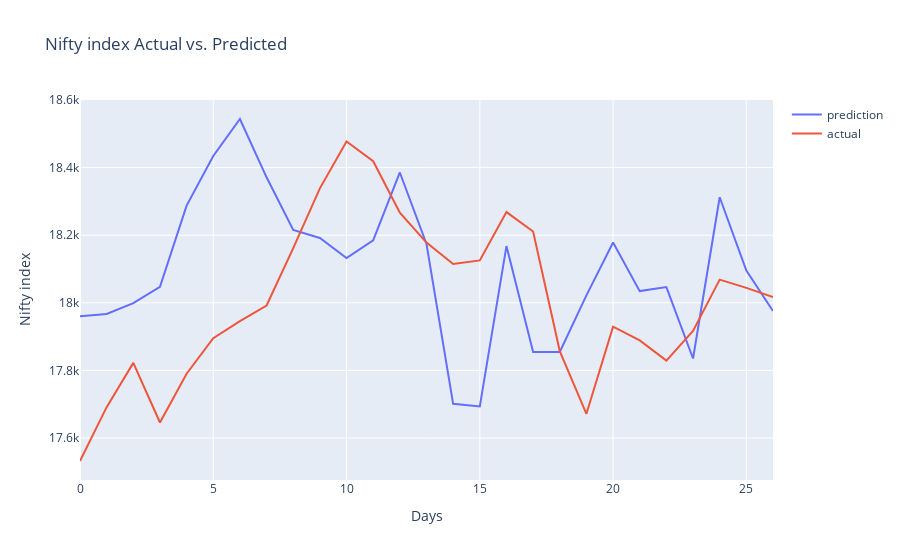

The notebook cell saved with this chart:
### Markdown cell above
Plotting prediction vs actual for any file with 'filename'

### Code cell
#using interactive plot for plotting predicted value and actual value
import plotly.graph_objects as go

ii = []
for i in range(0,len(df55y)):
    tyunew = tyu1[i][0]
    i += 1
    ii.append(tyunew)

fig = go.Figure()

fig11=   go.Scatter(
        x=tyu2,
        y=ii,
        name = "prediction"
    )

fig22  =  go.Scatter(
        x=tyu2,
        y=df55y,
        name = "actual"
    )

data1 = [fig11,fig22]

#style layout 
layout1 = go.Layout(
    title="Nifty index Actual vs. Predicted",
    xaxis=dict(
        title="Days"
    ),
    yaxis=dict(
        title="Nifty index"
    ) ) 

fig = go.Figure(data=data1, layout=layout1)
fig.show()

### Figure 1 — Plotly figure (JSON) as saved in the notebook; plotly's stock layout.template omitted (floating-point values rounded to 4 significant figures)
{"data": [{"name": "prediction", "type": "scatter", "x": [0, 1, 2, 3, 4, 5, 6, 7, 8, 9, 10, 11, 12, 13, 14, 15, 16, 17, 18, 19, 20, 21, 22, 23, 24, 25, 26], "y": [17960.0, 17970.0, 18000.0, 18050.0, 18290.0, 18430.0, 18540.0, 18370.0, 18220.0, 18190.0, 18130.0, 18180.0, 18390.0, 18170.0, 17700.0, 17690.0, 18170.0, 17850.0, 17850.0, 18020.0, 18180.0, 18030.0, 18050.0, 17840.0, 18310.0, 18100.0, 17980.0]}, {"name": "actual", "type": "scatter", "x": [0, 1, 2, 3, 4, 5, 6, 7, 8, 9, 10, 11, 12, 13, 14, 15, 16, 17, 18, 19, 20, 21, 22, 23, 24, 25, 26], "y": [17530.0, 17690.0, 17820.0, 17646, 17790.0, 17900.0, 17950.0, 17990.0, 18160.0, 18340.0, 18480.0, 18420.0, 18270.0, 18180.0, 18110.0, 18130.0, 18270.0, 18210.0, 17860.0, 17670.0, 17930.0, 17890.0, 17830.0, 17920.0, 18070.0, 18040.0, 18020.0]}], "layout": {"title": {"text": "Nifty index Actual vs. Predicted"}, "xaxis": {"title": {"text": "Days"}}, "yaxis": {"title": {"text": "Nifty index"}}}}
